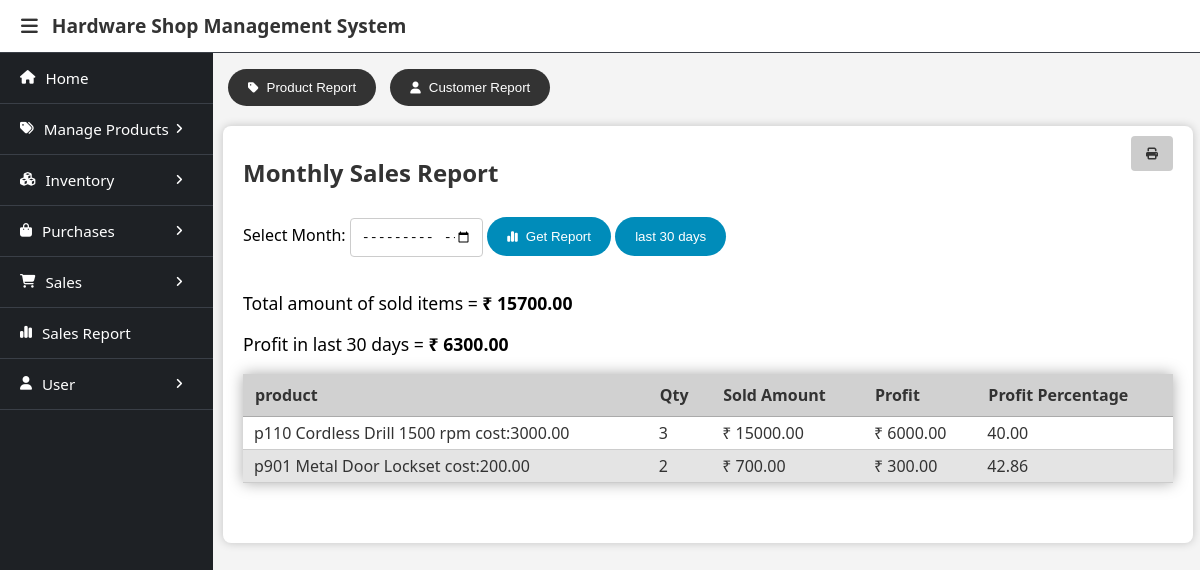
Screenshot of /sales/report/monthlywise/ (signed in) with the database file from the repository.
### database/models.py (models this page shows)
class ProductPrice(models.Model):
    product_price_id = models.BigAutoField(primary_key=True)
    product_detail_ref = models.ForeignKey(ProductDetail, on_delete=models.CASCADE)
    cost_price = models.DecimalField(default=0, decimal_places=2, max_digits=10)
    selling_price = models.DecimalField(default=0, decimal_places=2, max_digits=10)
    updated_date = models.DateTimeField(auto_now=True)
    class Meta:
        db_table = "product_price"
        ordering = ['product_detail_ref']
    def __str__(self):
        return str(self.product_detail_ref) + " cost:" + str(self.cost_price)

class ProductDetail(models.Model):
    product_detail_id = models.BigAutoField(primary_key=True)
    product_ref = models.ForeignKey(Product, on_delete=models.CASCADE)
    variant_ref = models.ForeignKey(ProductVariant, on_delete=models.CASCADE, null=True, blank=True, default=None)
    product_code = models.CharField(max_length=30, unique=True, null=True, blank=True)
    product_image = models.ImageField(upload_to="product_images", null=True, blank=True, default=None)
    low_stock_threshold = models.IntegerField(default=5)
    is_active = models.BooleanField(default=True)
    class Meta:
        db_table = 'product_detail'
        ordering = ['product_ref']
    def __str__(self):
        if self.variant_ref:
            return self.product_code + " "+ str(self.variant_ref)
        else:
            return self.product_code + " "+ str(self.product_ref)

class ProductVariant(models.Model):
    variant_id = models.BigAutoField(primary_key=True)
    product_ref = models.ForeignKey(Product, on_delete=models.CASCADE)
    variant_name = models.CharField(max_length=100)
    class Meta:
        db_table = 'product_variant'
    def __str__(self):
        return str(self.variant_name)

class Product(models.Model):
    product_id = models.BigAutoField(primary_key=True)
    product_name = models.CharField(max_length=100)
    category_ref = models.ForeignKey(Category, on_delete=models.SET_NULL, null=True, blank=True)
    brand_ref = models.ForeignKey(Brand, on_delete=models.SET_NULL, null=True, blank=True)
    description = models.TextField(max_length=300, null=True, blank=True)
    has_variants = models.BooleanField(default=False)
    class Meta:
        db_table = 'product'
    def __str__(self):
        return str(self.product_name)

### salesreport/views.py (the view)
# urls.py: path('monthlywise/', MonthlyReport.as_view(), name="monthly_wise_report"),
class MonthlyReport(GroupRequiredMixin, View):
    def get(self, request):
        requested_period = request.GET.get("month_year", None)
        default_period = request.GET.get("default", "last 30 days")
        context = {}
        if requested_period:
            year, month = map(lambda x: int(x), requested_period.split("-"))
            from_dt = timezone.datetime(year, month, 1, 0, 0, tzinfo=timezone.get_current_timezone())
            to_dt = timezone.datetime(year, month, calendar.monthrange(year, month)[1], 0, 0, tzinfo=timezone.get_current_timezone())
            period = months[month-1] + " " + str(year)
            sales = SaleHeaderDetail.objects.filter(sold_date__range=(from_dt, to_dt))
        elif default_period:
            if default_period == "last 30 days":
                period = default_period
                sales = SaleHeaderDetail.objects.filter(sold_date__gte=timezone.now()-timezone.timedelta(days=30))
        context = monthly_profit_of_sales(sales)
        context.update({"period":period})
        return render(request, "monthly_wise_report.html", context)

### user/context_processors.py (called while the page is built)
def get_users(request):
    users = User.objects.all()
    return {
        'users': users
    }

### user/templatetags/user_custom_tags.py (called while the page is built)
@register.filter(name='has_group')
def has_group(user, group_name):
    return user.groups.filter(name=group_name).exists()

### user/views.py (called while the page is built)
    def dispatch(self, request, *args, **kwargs):
        user = request.user
        if not user.is_authenticated:
            return redirect('login_page')
        if not any([user.groups.filter(name=group).exists() for group in self.groups_required]):
            print(user.groups)
            return self.handle_no_permission()
        return super().dispatch(request,*args, **kwargs)

### salesreport/templates/monthly_wise_report.html (shortened to what this page needs)
{% extends 'base.html' %}
{% load user_custom_tags %}
{% block menubar %}
    {% if request.user|has_group:"Owner" %}
        {% include 'owner_menu.html' %}
    {% elif request.user|has_group:"Salesman" %}
        {% include 'salesman_menu.html' %}
    {% endif %}
{% endblock %}
{% block content %}
<a href="/sales/report/productwise/"><button class="other_report_btn"><i class="fa-solid fa-tag"></i>Product Report</button></a>
<a href="/sales/report/customerwise/"><button class="other_report_btn"><i class="fa-solid fa-user"></i>Customer Report</button></a>
<div class="container">
    <button class="print-button" onclick="generate_pdf()" ><i class="fa-solid fa-print m-0"></i></button>
    <h2>Monthly Sales Report</h2>
    <form action="" method="GET" style="display:inline">
        <label for="id_month_year">Select Month:  </label>
        <input type="month" name="month_year" id="id_month_year" required>
        <button type="submit"><i class="fa-solid fa-chart-simple"></i>Get Report</button>
    </form>
    <form action="" method="GET" style="display:inline">
        <button type="submit">last 30 days</button>
    </form>
    <div class="overall_amount_profit">
        <p>Total amount of sold items = <span>&#8377; {{sold_amount}}</span></p>
        <p>Profit in {{period}} = <span>&#8377; {{profit}}</span></p>
    </div>
    <div>
        <table class="display" id="most_sold_items_table" >
            <thead>
                <th>product</th>
                <th>Qty</th>
                <th>Sold Amount</th>
                <th>Profit</th>
                <th>Profit Percentage</th>
            </thead>
            <tbody>
                {% for product, sale_detail in most_sold_items.items %}
                <tr>
                    <td>{{product}}</td>
                    <td>{{sale_detail.quantity}}</td>
                    <td>&#8377; {{sale_detail.product_amount}}</td>
                    <td style="width:max-content;">&#8377; {{sale_detail.profit}}</td>
                    <td>{{sale_detail.profit_percent}}</td>
                </tr>
                {% endfor %}
            </tbody>
        </table>
    </div>
</div>
{% endblock %}

### static/css/header_sidebar_layout.css (style rules this page uses)
body { margin: 0; font-family: system-ui, -apple-system, BlinkMacSystemFont, 'Segoe UI', Roboto, Oxygen, Ubuntu, Cantarell, 'Open Sans', 'Helvetica Neue', sans-serif; background-color: #f4f4f4; }

### templates/base.html (style rules this page uses)
.m-0 { margin: 0px !important; }
h1, h2 { color: #333; }
i { margin-right: 8px; font-size: 0.9em; }
.container { background: #fff; padding: 10px 20px 20px; margin: 20px 0; border-radius: 8px; box-shadow: 0 0 10px rgba(0, 0, 0, 0.2); }
button { background-color: #333; color: white; padding: 10px 15px; border: none; border-radius: 4px; cursor: pointer; }
.print-button { float: right; background-color: #ccc; color: #333; }
button.product_spec_btn, button.other_report_btn { padding: 11px 20px; border-radius: 20px; margin: 5px 5px 0 5px; }
table { width: 100%; border-collapse: collapse; margin-bottom: 40px; box-shadow: 0px 0px 14px #aaa; overflow-x: auto; }
th, td { text-align: left; border-bottom: 1px solid #ccc; }
th { background-color: #d1d1d1; padding: 10px 12px; color: #333; border-bottom: 1px solid #aaa; font-weight: bold; }
td { padding: 5px 11px; background-color: #fff; color: #333; }
tr:nth-child(even) td { background-color: #e4e4e4; }
form input[type="text"], form input[type="password"], form input[type="number"], form input[type="email"], form textarea, form select, form input[type="file"], form input[type="month"] { width: 100%; padding: 10px; margin: 8px 0 16px 0; display: inline-block; border: 1px solid #ccc; border-radius: 4px; box-sizing: border-box; }
form input[type="month"] { width: 10em; }
form button[type="submit"] { background-color: #008CBA; color: white; padding: 12px 20px; margin: 8px 0; border: none; border-radius: 20px; cursor: pointer; }
.overall_amount_profit { font-size: 1.1em; }
.overall_amount_profit span { font-weight: bold; }

### rows the page displays
ProductPrice: product_detail_ref+cost_price "p110 Cordless Drill 1500 rpm cost:3000.00", quantity "3", product_amount "15000.00", profit "6000.00", profit_percent "40.00"
ProductPrice: product_detail_ref+cost_price "p901 Metal Door Lockset cost:200.00", quantity "2", product_amount "700.00", profit "300.00", profit_percent "42.86"

### other values shown
{{ sold_amount }} "15700.00"
{{ period }} "last 30 days"
{{ profit }} "6300.00"
